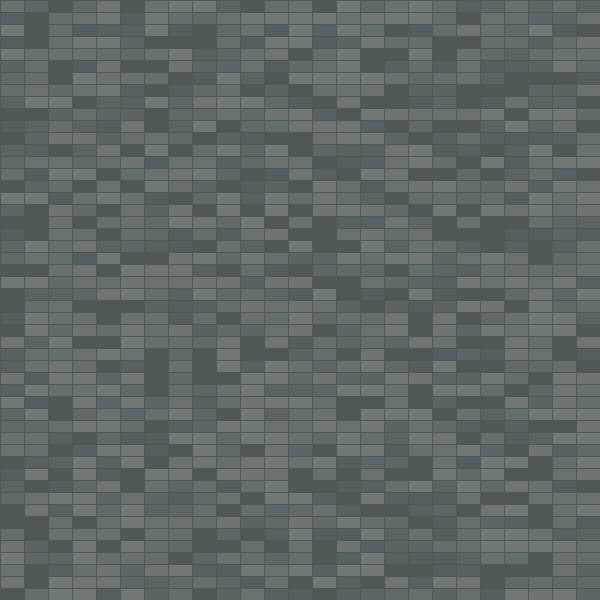
Frame 1 (no input)
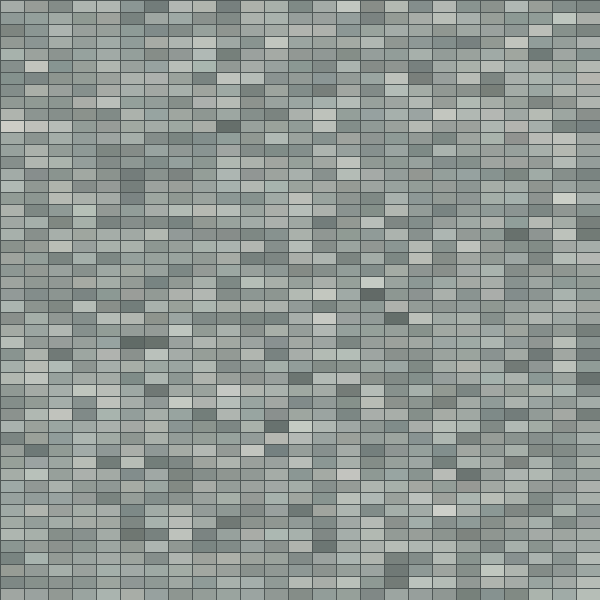
Frame 60 (the mouse pressed at the canvas centre just before this capture)
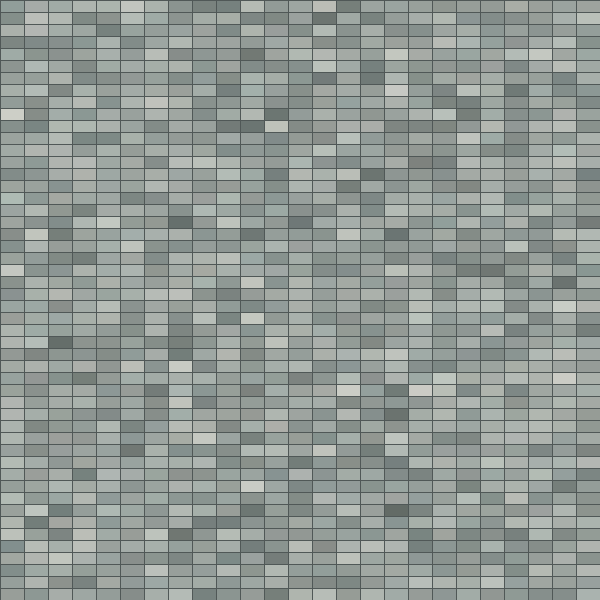
Frame 120 (the mouse held since frame 60 and released just before this capture)

The Processing sketch that drew these frames (run headless with seeded random() and noise(); from frame 60 on, the mouse is pressed at the canvas centre):

// Processing sketch: build
// ── build.pde
color[] palette = {
	#505857,#505857,#505857,
	#667171,
	#73807f,
	#7f8a87,
	#879695,
	#98a7a3,
	#a7b5b3, 
	#aeb9b1,
	#bbbeb7,
	#b8c3c0,
	#d0cec7,
	#dfdcd4,#dfdcd4,#dfdcd4
};

int o = 12;

void setup() {
	size(600, 600);
	stroke(#505857);
	background(#505857);
	frameRate(6);
	smooth();
}

void draw() {
	for (int w = 0; w < width; w = w + (o * 2)) {
		for (int h = 0; h < height; h = h + o) {
			int paletteRandom = int(random(palette.length));
			fill(palette[paletteRandom],60);
			rect(w, h, o * 2, o);
		}
	}
}
